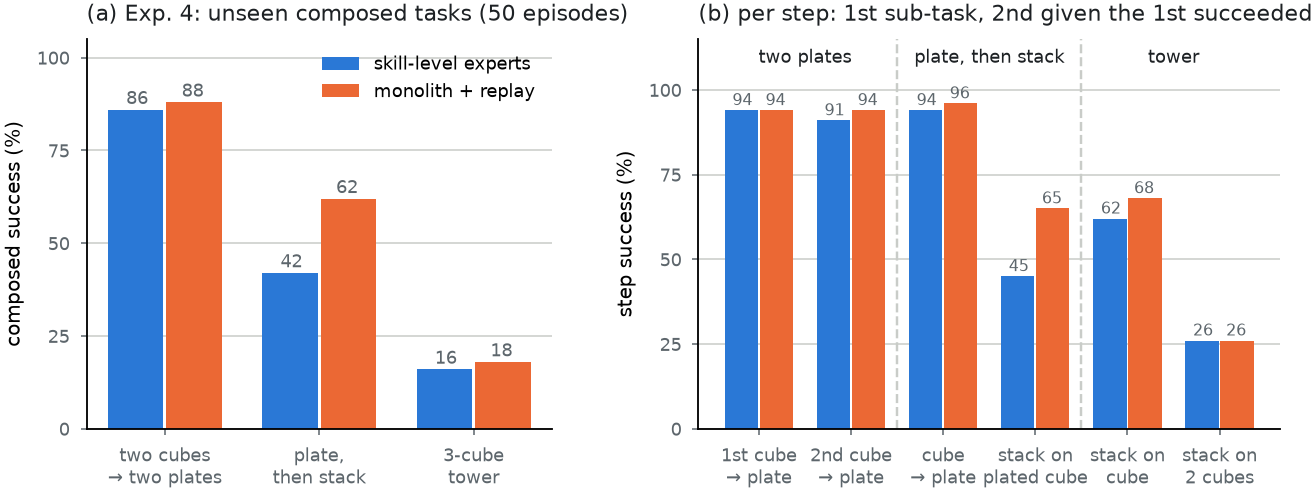
#> input picture paper/figures/fig_composed.png, 1316 x 494 px, given in place of still.mp4, which was not available
$ python make_figures.py
#> lines starting #> are read from the running program, lines starting #| are printed output that depends on the picture; pictures that were not available may be replaced by others from this repository, and a replacement may not be noted
"""Paper figures (PDF for LaTeX, PNG for the preview page). Run in ~/lerobot-env from the repository root:

    ~/lerobot-env/bin/python paper/figures/make_figures.py

fig_scene        frames of a successful evaluation episode (left head camera)
fig_architecture system block diagram
fig_organisation monolithic vs task-level vs skill-level experts
fig_results      experiment 4 (task vs skill experts) and experiment 2 (adding a skill)
fig_composed     experiment 3 (composed multi-step tasks), overall and per step
"""

from pathlib import Path

import imageio.v3 as iio
import matplotlib

matplotlib.use("Agg")
import matplotlib.pyplot as plt  # noqa: E402
from matplotlib.patches import FancyArrowPatch, FancyBboxPatch  # noqa: E402

OUT = Path(__file__).parent
plt.rcParams.update({"font.family": "DejaVu Sans", "font.size": 7.5, "axes.linewidth": 0.6, "pdf.fonttype": 42})
# Validated categorical pair (dataviz reference palette, slots 1-2): blue = skill-level / modular, orange = comparison.
BLUE, ORANGE, GREY = "#2a78d6", "#eb6834", "#8c8b86"
INK, MUTED, RULE = "#1d2124", "#5d666c", "#c9ccc8"
FILL = {"in": "#eef3f8", "perc": "#e8f4ef", "skill": "#e6eefa", "exec": "#fbefe9", "robot": "#f1f1ef"}


def save(fig, name):
    fig.savefig(OUT / f"{name}.pdf", bbox_inches="tight", pad_inches=0.02)
    fig.savefig(OUT / f"{name}.png", bbox_inches="tight", pad_inches=0.02, dpi=220)
    plt.close(fig)


# ---------------------------------------------------------------- scene
def fig_scene():
    v = iio.imread("outputs/eval_gate/still.mp4")
#> v is the input picture: shape (494, 1316, 4); mean R, G, B, A 220.3, 212.6, 216.9, 255
    frames = [(0, "(a) scene"), (61, "(b) find: preset view"), (401, "(c) pick"), (463, "(d) placed")]
    fig, axes = plt.subplots(1, 4, figsize=(7.0, 1.95))
    for ax, (i, label) in zip(axes, frames):
        ax.imshow(v[i])
        ax.set_xticks([]), ax.set_yticks([])
        for s in ax.spines.values():
            s.set_color(RULE)
        ax.set_title(label, fontsize=7.5, color=INK, pad=3)
    fig.subplots_adjust(wspace=0.04)
    save(fig, "fig_scene")
#> in save, `fig.savefig(OUT / f"{name}.pdf", bbox_inches="tight", pad_inches=0.02)`:
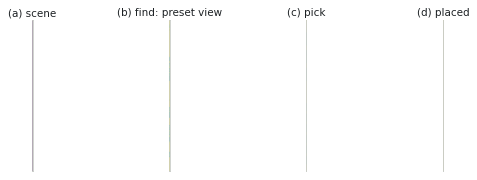
#> figure drawn by matplotlib, 4 panels


# ---------------------------------------------------------------- block-diagram helpers
def box(ax, x, y, w, h, title, lines=(), fill="#ffffff", edge=INK, tsize=7.5, lsize=6.4, lw=0.8):
    ax.add_patch(FancyBboxPatch((x, y), w, h, boxstyle="round,pad=0.0,rounding_size=0.08", fc=fill, ec=edge, lw=lw))
    ax.text(x + w / 2, y + h - 0.13, title, ha="center", va="top", fontsize=tsize, fontweight="bold", color=INK)
    for k, ln in enumerate(lines):
        ax.text(x + w / 2, y + h - 0.40 - 0.22 * k, ln, ha="center", va="top", fontsize=lsize, color=MUTED)


def arrow(ax, p, q, text=None, color=INK, rad=0.0, tpos=0.5, toff=(0, 0.09), style="-|>", lw=0.9, tsize=6.0):
    ax.add_patch(FancyArrowPatch(p, q, arrowstyle=style, mutation_scale=7, lw=lw, color=color,
                                 connectionstyle=f"arc3,rad={rad}", shrinkA=1, shrinkB=1))
    if text:
        x = p[0] + (q[0] - p[0]) * tpos + toff[0]
        y = p[1] + (q[1] - p[1]) * tpos + toff[1]
        ax.text(x, y, text, ha="center", va="bottom", fontsize=tsize, color=color, style="italic")


def canvas(w, h, xlim, ylim):
    fig, ax = plt.subplots(figsize=(w, h))
    ax.set_xlim(*xlim), ax.set_ylim(*ylim)
    ax.axis("off")
    return fig, ax


# ---------------------------------------------------------------- architecture
def fig_architecture():
    fig, ax = canvas(7.0, 3.5, (0, 14), (0, 7))
    L = 5.7  # line font size
    # column A: instruction -> skill sequence
    box(ax, 0.1, 5.3, 2.9, 1.5, "Instruction", ['"put the red cube', 'on the green plate"'], FILL["in"], lsize=L)
    box(ax, 0.1, 1.9, 2.9, 2.95, "Skill sequence", ["planner (oracle here)", "", "find(red cube)", "find(green plate)",
                                                     "pick(red cube)", "place(green plate)"], FILL["in"], lsize=L)
    arrow(ax, (1.55, 5.3), (1.55, 4.85))
    # column B: perception (top), skill experts (bottom)
    box(ax, 3.45, 4.45, 4.9, 2.35, "Perception", ["stereo depth \u2192 point map", "OWLv2 ranked detection:",
                                                   "request, noun, size, learned colour", "find: fuse 4 viewpoints",
                                                   "SAM 2 tracker: locked / following"], FILL["perc"], lsize=L)
    box(ax, 3.45, 0.15, 6.35, 3.6, "Skill experts on one frozen backbone", [], FILL["skill"], edge=BLUE, lw=1.2)
    ax.text(6.62, 3.1, "in: images + point map, step text, TCP pose + 9-D target", ha="center", fontsize=L, color=MUTED)
    ax.text(6.62, 2.85, "out: 12-D actions = TCP pose, gripper, [done, success]", ha="center", fontsize=L, color=MUTED)
    for k, sk in enumerate(["find", "pick", "place", "stack"]):
        x = 3.7 + k * 1.5
        ax.add_patch(FancyBboxPatch((x, 1.45), 1.35, 0.95, boxstyle="round,pad=0,rounding_size=0.06", fc="#ffffff",
                                    ec=BLUE, lw=1.0))
        ax.text(x + 0.675, 2.02, sk, ha="center", va="center", fontsize=7.0, fontweight="bold", color=BLUE)
        ax.text(x + 0.675, 1.68, "101 M", ha="center", va="center", fontsize=5.4, color=MUTED)
    ax.add_patch(FancyBboxPatch((3.7, 0.4), 5.85, 0.75, boxstyle="round,pad=0,rounding_size=0.06", fc="#ffffff", ec=RULE))
    ax.text(6.62, 0.86, "SmolVLA vision-language backbone, 350 M, frozen, shared", ha="center", va="center", fontsize=L)
    ax.text(6.62, 0.58, "active expert swapped in 0.8 ms", ha="center", va="center", fontsize=5.3, color=MUTED)
    # column C: camera, executor, adapter, robot
    box(ax, 10.3, 5.75, 3.6, 1.05, "Stereo head camera", ["2 \u00d7 512\u00b2, 6 cm baseline"], FILL["robot"], lsize=L)
    box(ax, 10.3, 2.7, 3.6, 2.6, "Executor", ["ends skill on verdict or 16 s", "grasp check: gripper opening",
                                               "miss \u2192 home, re-detect, retry", "release gate: open only",
                                               "near the target", "\u2192 next skill"], FILL["exec"], edge=ORANGE, lw=1.1,
        lsize=L)
    box(ax, 10.3, 1.4, 3.6, 0.9, "Robot adapter + IK", ["head-frame TCP \u2192 joints"], FILL["robot"], lsize=L)
    box(ax, 10.3, 0.15, 3.6, 0.85, "SO-101 arm (Isaac Lab)", [], FILL["robot"], tsize=6.8)
    # flows
    arrow(ax, (3.0, 4.6), (3.45, 5.2), "objects", tpos=0.2, toff=(-0.3, 0.12))
    arrow(ax, (3.0, 2.5), (3.45, 2.5), "skill, text", tpos=0.5, toff=(0.0, 0.07))
    arrow(ax, (5.9, 4.45), (5.9, 3.75), "9-D target pose", tpos=0.5, toff=(0.95, -0.05))
    arrow(ax, (10.3, 6.25), (8.35, 6.25), "images", tpos=0.5, toff=(0, 0.07))
    arrow(ax, (10.6, 5.75), (9.6, 3.75), "images", tpos=0.45, toff=(-0.45, 0.0))
    arrow(ax, (9.8, 3.25), (10.3, 3.6), "actions", tpos=0.5, toff=(0.0, 0.12))
    arrow(ax, (12.1, 2.7), (12.1, 2.3))
    arrow(ax, (12.1, 1.4), (12.1, 1.0))
    save(fig, "fig_architecture")
#> call 2 of save, with name = 'fig_architecture'
#> in save (call 2), `fig.savefig(OUT / f"{name}.pdf", bbox_inches="tight", pad_inches=0.02)`:
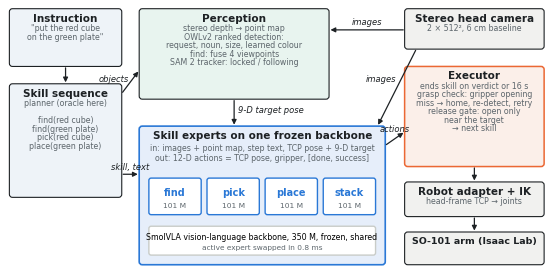
#> figure drawn by matplotlib, 1 panel


# ---------------------------------------------------------------- organisations
def fig_organisation():
    fig, axes = plt.subplots(1, 3, figsize=(7.0, 2.35))
    titles = ["(a) Monolithic", "(b) Task-level experts", "(c) Skill-level experts"]
    for ax, t in zip(axes, titles):
        ax.set_xlim(0, 6), ax.set_ylim(0, 5), ax.axis("off")
        ax.set_title(t, fontsize=8, fontweight="bold", color=INK, pad=2)
    a = axes[0]
    box(a, 0.2, 3.6, 5.6, 0.9, "all instructions", [], FILL["in"], tsize=6.6)
    box(a, 1.2, 1.7, 3.6, 1.2, "one model", ["all skills, all data"], "#fdf1ec", edge=ORANGE, lw=1.1, tsize=7, lsize=5.8)
    arrow(a, (3.0, 3.6), (3.0, 2.9))
    a.text(3.0, 0.9, "trains on: all 2,900 episodes", ha="center", fontsize=6.0, color=INK)
    a.text(3.0, 0.45, "new skill: retrain all (replay)", ha="center", fontsize=6.0, color=MUTED)

    def experts(ax, items, fc, ec, bold):
        for k, (n, sub) in enumerate(items):
            x = 0.15 + k * 1.95
            ax.add_patch(FancyBboxPatch((x, 1.7), 1.75, 1.2, boxstyle="round,pad=0,rounding_size=0.06", fc=fc, ec=ec,
                                        lw=1.0))
            ax.text(x + 0.875, 2.42, n, ha="center", va="center", fontsize=6.3 if bold else 5.7,
                    fontweight="bold" if bold else "normal", color=ec if bold else INK)
            ax.text(x + 0.875, 2.03, sub, ha="center", va="center", fontsize=5.2, color=MUTED)
            arrow(ax, (3.0, 3.6), (x + 0.875, 2.9), lw=0.6)

    b = axes[1]
    box(b, 0.2, 3.6, 5.6, 0.9, "instruction \u2192 router", [], FILL["in"], tsize=6.6)
    experts(b, [("blue\u2192blue", "pick + place"), ("red\u2192yellow", "pick + place"), ("\u2026 36 more", "")],
            "#fdf1ec", ORANGE, False)
    b.text(3.0, 0.9, "trains on: ~115 episodes each", ha="center", fontsize=6.0, color=INK)
    b.text(3.0, 0.45, "new instruction: new expert", ha="center", fontsize=6.0, color=MUTED)
    c = axes[2]
    box(c, 0.2, 3.6, 5.6, 0.9, "instruction \u2192 skills", [], FILL["in"], tsize=6.6)
    experts(c, [("pick", "+ target"), ("place", "+ target"), ("stack \u2026", "+ target")],
            "#e6eefa", BLUE, True)
    c.text(3.0, 0.9, "trains on: its skill in all 2,900", ha="center", fontsize=6.0, color=INK)
    c.text(3.0, 0.45, "new skill: add one expert", ha="center", fontsize=6.0, color=MUTED)
    fig.subplots_adjust(wspace=0.1)
    save(fig, "fig_organisation")
#> call 3 of save, with name = 'fig_organisation'
#> in save (call 3), `fig.savefig(OUT / f"{name}.pdf", bbox_inches="tight", pad_inches=0.02)`:
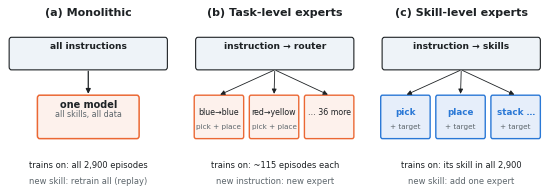
#> figure drawn by matplotlib, 3 panels


# ---------------------------------------------------------------- results
def fig_results():
    fig, (a, b) = plt.subplots(1, 2, figsize=(7.0, 2.45), gridspec_kw={"width_ratios": [1.35, 1]})
    # (a) experiment 4: full success per instruction
    labels = ["blue\n→ blue", "red\n→ yellow", "blue\n→ white", "red\n→ green", "blue\n→ orange", "red\n→ purple"]
    task = [72, 58, 72, 56, 48, 58]
    skill = [90, 96, 96, 98, 94, 94]
    xs = range(len(labels))
    w = 0.36
    a.bar([x - w / 2 - 0.01 for x in xs], task, w, color=ORANGE, label="task-level experts", zorder=2)
    a.bar([x + w / 2 + 0.01 for x in xs], skill, w, color=BLUE, label="skill-level experts", zorder=2)
    for x, t, s in zip(xs, task, skill):
        a.text(x - w / 2, t + 1.5, f"{t}", ha="center", fontsize=5.6, color=MUTED)
        a.text(x + w / 2, s + 1.5, f"{s}", ha="center", fontsize=5.6, color=MUTED)
    a.axvline(3.5, color=RULE, lw=0.8, ls="--", zorder=1)
    a.text(1.5, 108, "seen instructions (cube \u2192 plate)", ha="center", fontsize=6.4, color=INK)
    a.text(4.5, 108, "unseen", ha="center", fontsize=6.4, color=INK)
    a.set_xticks(list(xs), labels, fontsize=5.8, rotation=0)
    a.set_ylim(0, 115), a.set_yticks([0, 25, 50, 75, 100])
    a.set_ylabel("full success (%)", fontsize=6.6)
    a.grid(axis="y", color=RULE, lw=0.5, zorder=0)
    a.legend(frameon=False, fontsize=6.2, loc="lower left", ncol=2, bbox_to_anchor=(0, -0.36))
    a.set_title("(a) Exp. 2: task-level vs skill-level experts (50 episodes each)", fontsize=7.2, color=INK, loc="left")
    # (b) experiment 2: adding stack
    meth = ["place expert reused", "stack expert, 100 demos", "stack expert, 300 demos", "stack expert, from place",
            "monolith, stack only", "monolith + replay"]
    val = [0, 33, 53, 59, 0, 68]
    col = [GREY, BLUE, BLUE, BLUE, ORANGE, ORANGE]
    note = ["", "", "", "", "old skills: 0%", "old skills: 92%"]
    ys = list(range(len(meth)))[::-1]
    b.barh(ys, val, 0.6, color=col, zorder=2)
    for y, v_, n in zip(ys, val, note):
        b.text(v_ + 2, y, f"{v_}%" + (f"   {n}" if n else ""), va="center", fontsize=5.8, color=MUTED)
    b.set_yticks(ys, meth, fontsize=6.0)
    b.set_xlim(0, 105), b.set_xticks([0, 25, 50, 75, 100])
    b.set_xlabel("stacked (%)", fontsize=6.6)
    b.grid(axis="x", color=RULE, lw=0.5, zorder=0)
    b.set_title("(b) Exp. 3: adding the stack skill (150 episodes)", fontsize=7.2, color=INK, loc="left")
    for ax in (a, b):
        for s in ("top", "right"):
            ax.spines[s].set_visible(False)
        ax.tick_params(length=2, width=0.5, labelsize=6.0, colors=MUTED)
    fig.subplots_adjust(wspace=0.55)
    save(fig, "fig_results")
#> call 4 of save, with name = 'fig_results'
#> in save (call 4), `fig.savefig(OUT / f"{name}.pdf", bbox_inches="tight", pad_inches=0.02)`:
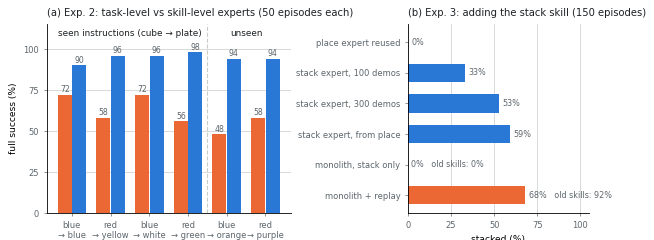
#> figure drawn by matplotlib, 2 panels; panel 1: tallest bar 98 high, from x = 3.01 to 3.37


def fig_composed():
    fig, (a, b) = plt.subplots(1, 2, figsize=(7.0, 2.3), gridspec_kw={"width_ratios": [1, 1.25]})
    tasks = ["two cubes\n\u2192 two plates", "plate,\nthen stack", "3-cube\ntower"]
    skills, mono = [86, 42, 16], [88, 62, 18]
    xs = range(3)
    w = 0.36
    a.bar([x - w / 2 - 0.01 for x in xs], skills, w, color=BLUE, label="skill-level experts", zorder=2)
    a.bar([x + w / 2 + 0.01 for x in xs], mono, w, color=ORANGE, label="monolith + replay", zorder=2)
    for x, s_, m_ in zip(xs, skills, mono):
        a.text(x - w / 2, s_ + 1.5, f"{s_}", ha="center", fontsize=5.8, color=MUTED)
        a.text(x + w / 2, m_ + 1.5, f"{m_}", ha="center", fontsize=5.8, color=MUTED)
    a.set_xticks(list(xs), tasks, fontsize=6.0)
    a.set_ylim(0, 105), a.set_yticks([0, 25, 50, 75, 100])
    a.set_ylabel("composed success (%)", fontsize=6.6)
    a.set_title("(a) Exp. 4: unseen composed tasks (50 episodes)", fontsize=7.2, color=INK, loc="left")
    a.legend(frameon=False, fontsize=6.0, loc="upper right")
    # (b) per step: first sub-task, and second given the first succeeded
    steps = ["1st cube\n\u2192 plate", "2nd cube\n\u2192 plate", "cube\n\u2192 plate", "stack on\nplated cube",
             "stack on\ncube", "stack on\n2 cubes"]
    sk = [94, 91, 94, 45, 62, 26]
    mo = [94, 94, 96, 65, 68, 26]
    xs2 = range(6)
    b.bar([x - w / 2 - 0.01 for x in xs2], sk, w, color=BLUE, zorder=2)
    b.bar([x + w / 2 + 0.01 for x in xs2], mo, w, color=ORANGE, zorder=2)
    for x, s_, m_ in zip(xs2, sk, mo):
        b.text(x - w / 2, s_ + 1.5, f"{s_}", ha="center", fontsize=5.4, color=MUTED)
        b.text(x + w / 2, m_ + 1.5, f"{m_}", ha="center", fontsize=5.4, color=MUTED)
    for x in (1.5, 3.5):
        b.axvline(x, color=RULE, lw=0.8, ls="--", zorder=1)
    for x, t in ((0.5, "two plates"), (2.5, "plate, then stack"), (4.5, "tower")):
        b.text(x, 108, t, ha="center", fontsize=6.0, color=INK)
    b.set_xticks(list(xs2), steps, fontsize=5.3)
    b.set_ylim(0, 115), b.set_yticks([0, 25, 50, 75, 100])
    b.set_ylabel("step success (%)", fontsize=6.6)
    b.set_title("(b) per step: 1st sub-task, 2nd given the 1st succeeded", fontsize=7.2, color=INK, loc="left")
    for ax in (a, b):
        ax.grid(axis="y", color=RULE, lw=0.5, zorder=0)
        for sp in ("top", "right"):
            ax.spines[sp].set_visible(False)
        ax.tick_params(length=2, width=0.5, labelsize=6.0, colors=MUTED)
#> this loop made 2 passes
    fig.subplots_adjust(wspace=0.28)
    save(fig, "fig_composed")
#> in save (call 5), `fig.savefig(OUT / f"{name}.pdf", bbox_inches="tight", pad_inches=0.02)`:
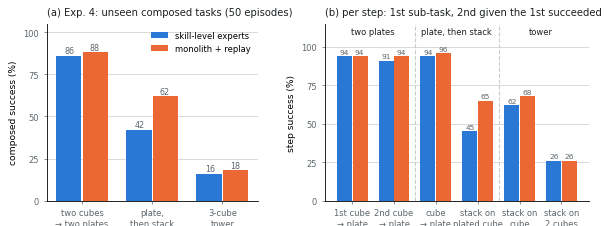
#> figure drawn by matplotlib, 2 panels; panel 1: tallest bar 86 high, from x = -0.37 to -0.01; panel 1: tallest bar 88 high, from x = 0.01 to 0.37; panel 2: tallest bar 96 high, from x = 2.01 to 2.37


if __name__ == "__main__":
    fig_scene()
    fig_architecture()
    fig_organisation()
    fig_results()
    fig_composed()
    print("written:", sorted(p.name for p in OUT.glob("fig_*")))
